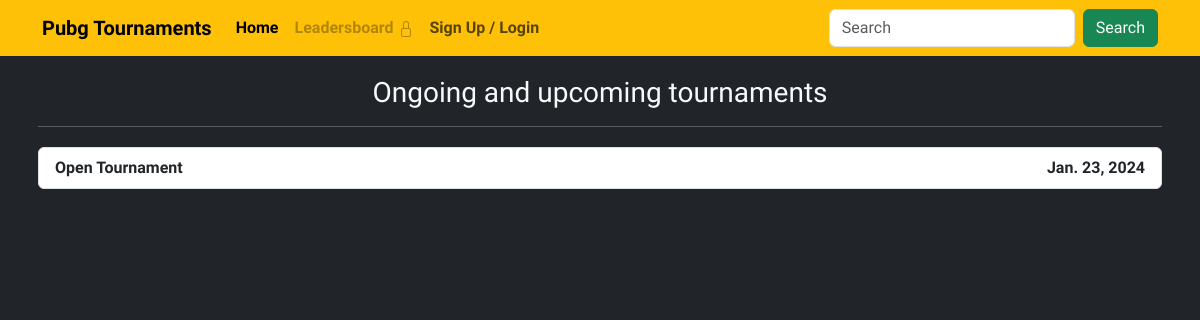
The app's page /tournaments, older data.
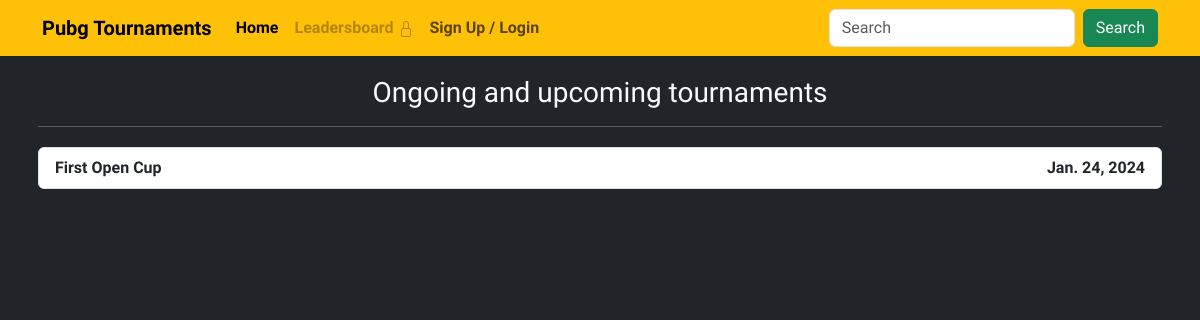
The same page, newer data.
### base/models.py (models this page shows, shortened)
class Tournament(models.Model):
   WEAPON = {
       'M416':'M416',
       'M24':'M24'
   }
   SQUAD = {
       'Solo':'Solo',
       'Duo':'Duo',
       'Squad':'Squad'
   }
   id = models.UUIDField(primary_key=True, editable=False, default=uuid.uuid4)
   tournament_name = models.CharField(max_length=50)
   tournament_rules = models.TextField()
   participants = models.IntegerField()
   squad = models.CharField(max_length=30, choices=SQUAD)
   weapon = models.CharField(max_length=50, choices=WEAPON)
   started = models.BooleanField(blank=True,null=True)
   start_date = models.DateField(blank=True,null=True)
   end_date = models.DateField(blank=True,null=True)
   finished = models.BooleanField(blank=True,null=True)
   available = models.BooleanField()
   """""
   def save(self, *args, **kwargs):
       if self.end_date < date.today():
           self.finished = True
       else:
           self.finished = False
       super().save(*args, **kwargs)
   """""

### base/views.py (the view)
# urls.py: path('tournaments', views.tourlist, name='tourlist'),
def tourlist(request):
    tournaments = Tournament.objects.all().filter(finished=False)
    context = {'tournaments' : tournaments}
    return render(request, 'tournament/tourlist.html', context)

### templates/tournament/tourlist.html
{% extends 'base.html' %}
{% block content %}
<div class="container py-3 px-2 text-light">
<h3 class="text-center mt-1">Ongoing and upcoming tournaments</h3>
<hr>
{% if tournaments %}
<ul class="list-group">
{% for tournament in tournaments %}
<li class="list-group-item my-1"><a class="d-flex justify-content-between text-decoration-none text-dark" href="{% url 'tour_detail' tournament.pk %}"> <span> {{tournament.tournament_name}} </span> <span> {{tournament.start_date}}</span> </a> </li>
{% endfor %}
</ul>
{% else %}
<h4 class="text-center text-danger"> Unfortunately, Currently there is no any ongoing and upcoming tournaments.</h4>
{% endif %}
</div>
{% endblock content %}

### templates/base.html (shortened to what this page needs)
{% load static %}
<!DOCTYPE html>
<html lang="en">
<head>
    <link href="https://cdn.jsdelivr.net/npm/bootstrap@5.3.2/dist/css/bootstrap.min.css" rel="stylesheet">
</head>
<body class="bg-dark" style="font-family: Abel; font-weight: 800;">
    {% include 'navbar.html' %}
    {% block content %}
    {% endblock content %}
</body>
</html>

### templates/navbar.html (shortened to what this page needs)
<nav class="navbar navbar-expand-lg bg-warning">
    <div class="container">
      <a class="navbar-brand" href="{% url 'home' %}">Pubg Tournaments</a>
      <div class="collapse navbar-collapse" id="navbarSupportedContent">
        <ul class="navbar-nav me-auto mb-2 mb-lg-0">
          <li class="nav-item">
            <a class="nav-link active" aria-current="page" href="{% url 'home' %}">Home</a>
          </li>
          <li class="nav-item d-flex align-items-center">
            <a class="nav-link disabled" href="#">Leadersboard </a>
          </li>
          {% if user.is_authenticated %}
          <li class="nav-item">
            <a class="nav-link" href="">Logout</a>
          </li>
          {% else %}
          <li class="nav-item">
            <a class="nav-link" href="">Sign Up / Login</a>
          </li>
          {% endif %}
        </ul>
        <form class="d-flex" role="search">
          <input class="form-control me-2" type="search" placeholder="Search" aria-label="Search">
          <button class="btn btn-success" type="submit">Search</button>
        </form>
      </div>
    </div>
  </nav>

Row changes from the older to the newer data that the page shows:
removed Tournament: tournament_name "Open Tournament", start_date "Jan. 23, 2024"
added Tournament: tournament_name "First Open Cup", start_date "Jan. 24, 2024"
